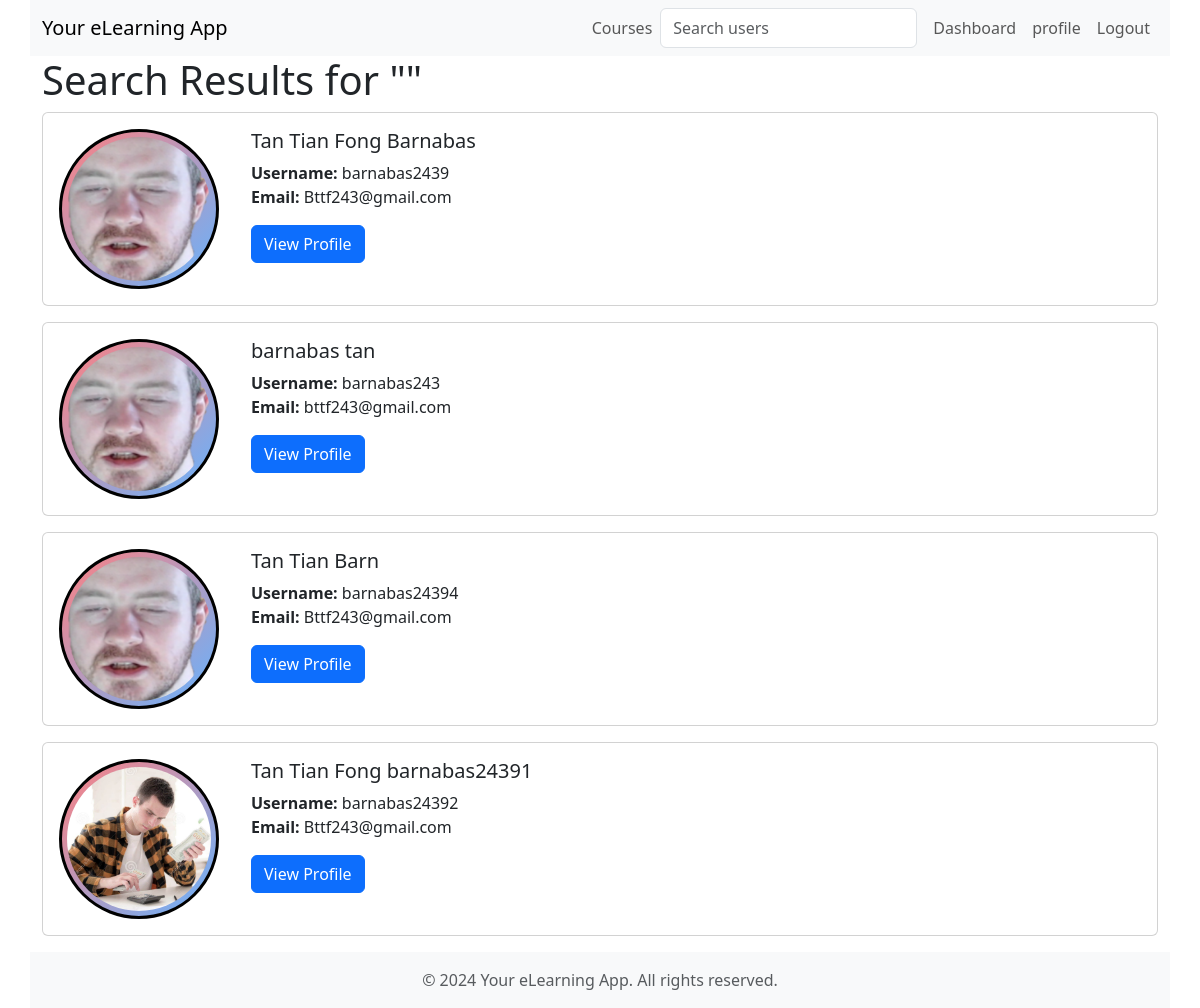
/dashboard/search/ (signed in), run on the app's committed database.
### eLearning/models.py (models this page shows, shortened)
class User(AbstractUser):
    STUDENT = 'student'
    TEACHER = 'teacher'
    USER_TYPE_CHOICES = [
        (STUDENT, _('Student')),
        (TEACHER, _('Teacher')),
    ]
    user_type = models.CharField(
        _('User type'),
        max_length=20,
        choices=USER_TYPE_CHOICES,
        default=STUDENT,
    )
    photo = models.ImageField(upload_to=profile_picture_upload_path, null=True, blank=True, default='/photos/default_profile_picture.png')
    date_of_birth = models.DateField(_('Date of Birth'), null=True, blank=True)
    first_name = models.CharField(_('First name'), max_length=30)
    last_name = models.CharField(_('Last name'), max_length=150)
    email = models.EmailField(_('Email address'), max_length=254)
    USERNAME_FIELD = 'username'
    REQUIRED_FIELDS = ['email', 'first_name', 'last_name', 'date_of_birth', 'user_type']
    def get_full_name(self):
        return f"{self.first_name} {self.last_name}"
    class Meta:
        verbose_name = _('User')
        verbose_name_plural = _('Users')
        permissions = [
        ]
        unique_together = (('username', 'email'),)

### eLearning/views.py (the view)
# urls.py: path('dashboard/search/', views.SearchUsersView.as_view(), name='search'),
class SearchUsersView(UserPassesTestMixin, ListView):
    template_name = 'user/search_users.html'
    context_object_name = 'users'
    paginate_by = 10
    def test_func(self):
        user = self.request.user
        return user.user_type == User.STUDENT or user.user_type == User.TEACHER
    @csrf_exempt
    def get_queryset(self):
        query = self.request.GET.get('q', '')
        user_type = self.request.user.user_type
        current_user = self.request.user
        if user_type == User.STUDENT:
            print("reached here")
            users = User.objects.annotate(
                full_name=Concat('first_name', Value(' '), 'last_name')
            ).filter(
                Q(username__icontains=query, user_type=User.STUDENT) |
                Q(email__icontains=query, user_type=User.STUDENT) |
                Q(full_name__icontains=query, user_type=User.STUDENT)
            ).exclude(id=current_user.id)
        elif user_type == User.TEACHER:
            users = User.objects.annotate(
                full_name=Concat('first_name', Value(' '), 'last_name')
            ).filter(
                Q(username__icontains=query) |
                Q(email__icontains=query) |
                Q(full_name__icontains=query)
            ).exclude(id=current_user.id)
        return users
    def get_context_data(self, **kwargs):
        context = super().get_context_data(**kwargs)
        context['query'] = self.request.GET.get('q', '')  # Include the query in the context
        return context

### eLearning/templates/user/search_users.html (shortened to what this page needs)
{% extends '../base/base.html' %}
{% load static %}
{% block content %}
  <h1>Search Results for "{{ query }}"</h1>
  {% if users %}
    <div class="row">
      {% for user in users %}
        <div class="col-md-12">
          <div class="card mb-3">
            <div class="row g-0">
              <div class="col-md-2 m-3 profile-picture" style="max-height: 10rem;max-width: 10rem;">
                <img src="{{ user.photo.url }}" class="profile-img"  alt="User Photo">
              </div>
              <div class="col-md-8">
                <div class="card-body">
                  <h5 class="card-title">{{ user.get_full_name }}</h5>
                  <p class="card-text">
                    <strong>Username:</strong> {{ user.username }}<br>
                    <strong>Email:</strong> {{ user.email }}
                  </p>
                  <a href="{% url 'user_home' user.username %}" class="btn btn-primary">View Profile</a>
                </div>
              </div>
            </div>
          </div>
        </div>
      {% endfor %}
    </div>
  {% else %}
    <p>No users found.</p>
  {% endif %}
{% endblock %}

### eLearning/static/css/styles.css (style rules this page uses)
.profile-picture { width: 256px; height: 256px; border-radius: 50%; overflow: hidden; border: 3px solid black; background-image: linear-gradient(to bottom right, #ff8080, #66b3ff); }
.profile-img { width: 100%; height: 100%; object-fit: cover; border-radius: 50%; border: 5px solid transparent; }

### data on the page
User: photo (picture), get_full_name "Tan Tian Fong Barnabas", username "barnabas2439", email "Bttf243@gmail.com"
User: photo (picture), get_full_name "barnabas tan", username "barnabas243", email "bttf243@gmail.com"
User: photo (picture), get_full_name "Tan Tian Barn", username "barnabas24394", email "Bttf243@gmail.com"
User: photo (picture), get_full_name "Tan Tian Fong barnabas24391", username "barnabas24392", email "Bttf243@gmail.com"
